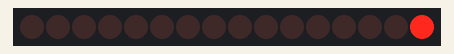
Simulated run of this sketch. Board: Arduino Uno, built with avr-gcc and run on an emulated ATmega328P. Shown: 16 shift-register outputs drawn as a row of LEDs (first output left, lit = HIGH). Wiring (inferred from the names in the program): 2 × shift register (74HC595): data pin 11; shift clock pin 12; latch pin 8. Wiring (inferred from the signals the program sends): row of LEDs: on Q0, Q1, Q2, Q3, Q4, Q5, Q6, Q7, Q8, Q9, Q10, Q11, Q12, Q13, Q14, Q15.

Above: at 0.25 s.
At 0.95 s:
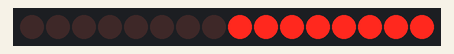
At 1.7 s:
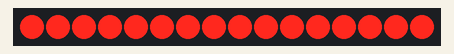
At 2.1 s:
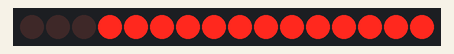
At 3.7 s:
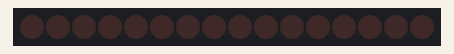
At 6.91 s:
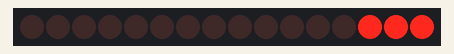
Timing chart, 0 to 8.5 s (numbered marks = the images above):
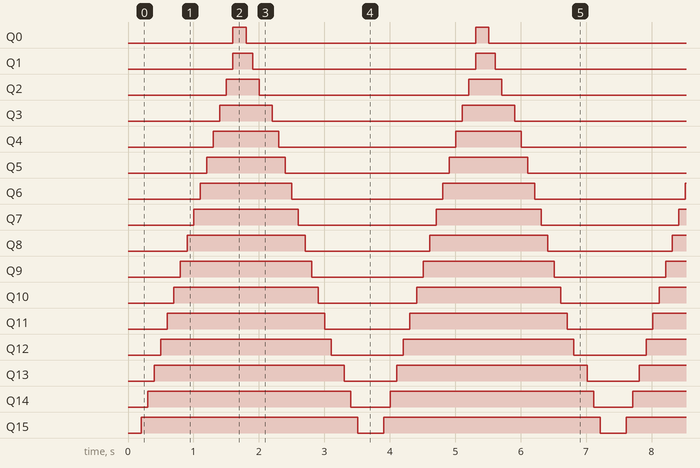

The sketch:

Demo3.ino
```cpp
int latchPin = 8;
int dataPin = 11;
int clockPin = 12;
int dato = 0;
int waitFor = 100;

int first = 0;
int second = 0;

void setup() {
  pinMode (dataPin, OUTPUT);
  pinMode (clockPin, OUTPUT);
  pinMode (latchPin, OUTPUT);
}

void loop() {
  /*first 8 led*/
  lightLeds (0b00000000, 0b00000000);//0
  delay(waitFor);
  lightLeds (0b00000000, 0b00000001);//1
  lightLeds (0b00000000, 0b00000011);//2
  lightLeds (0b00000000, 0b00000111);//3
  lightLeds (0b00000000, 0b00001111);//4
  lightLeds (0b00000000, 0b00011111);//5
  lightLeds (0b00000000, 0b00111111);//6
  lightLeds (0b00000000, 0b01111111);//7
  lightLeds (0b00000000, 0b11111111);//8
  /*second 8 led*/
  lightLeds (0b00000001, 0b11111111);//0
  lightLeds (0b00000011, 0b11111111);//1
  lightLeds (0b00000111, 0b11111111);//2
  lightLeds (0b00001111, 0b11111111);//3
  lightLeds (0b00011111, 0b11111111);//4
  lightLeds (0b00111111, 0b11111111);//5
  lightLeds (0b11111111, 0b11111111);//6
  //lightLeds (0b00000000, 0b00000000);//7
  delay(waitFor);
  /*second 8 led backward*/
  lightLeds (0b01111111, 0b11111111);//0
  lightLeds (0b00111111, 0b11111111);//1
  lightLeds (0b00011111, 0b11111111);//2
  lightLeds (0b00011111, 0b11111111);//3
  lightLeds (0b00001111, 0b11111111);//4
  lightLeds (0b00000111, 0b11111111);//5
  lightLeds (0b00000011, 0b11111111);//6
  lightLeds (0b00000001, 0b11111111);//7
  lightLeds (0b00000000, 0b11111111);//8
  /*first 8 led backward*/
  lightLeds (0b00000000, 0b01111111);//0
  lightLeds (0b00000000, 0b00111111);//1
  lightLeds (0b00000000, 0b00011111);//2
  lightLeds (0b00000000, 0b00001111);//3
  lightLeds (0b00000000, 0b00000111);//4
 lightLeds (0b00000000, 0b00000111);//4
 lightLeds (0b00000000, 0b00000011);//5
 lightLeds (0b00000000, 0b00000001);//6
  lightLeds (0b00000000, 0b00000000);//7
  delay(waitFor);
}

void lightLeds (byte second, byte first) {
  digitalWrite (latchPin, LOW);
  shiftOut (dataPin, clockPin, LSBFIRST, first);
  shiftOut (dataPin, clockPin, LSBFIRST, second);
  digitalWrite (latchPin, HIGH);
  delay (waitFor);

}
```

Measured:
- by itself, Q0: alternates HIGH for 0.20 s and LOW for 3.5 s
- by itself, Q1: alternates HIGH for 0.30 s and LOW for 3.4 s
- by itself, Q2: alternates HIGH for 0.50 s and LOW for 3.2 s
- by itself, Q3: alternates HIGH for 0.80 s and LOW for 2.9 s
- by itself, Q4: alternates HIGH for 1.0 s and LOW for 2.7 s
- by itself, Q5: alternates HIGH for 1.2 s and LOW for 2.5 s
- by itself, Q6: alternates HIGH for 1.4 s and LOW for 2.3 s
- by itself, Q7: alternates HIGH for 1.6 s and LOW for 2.1 s
